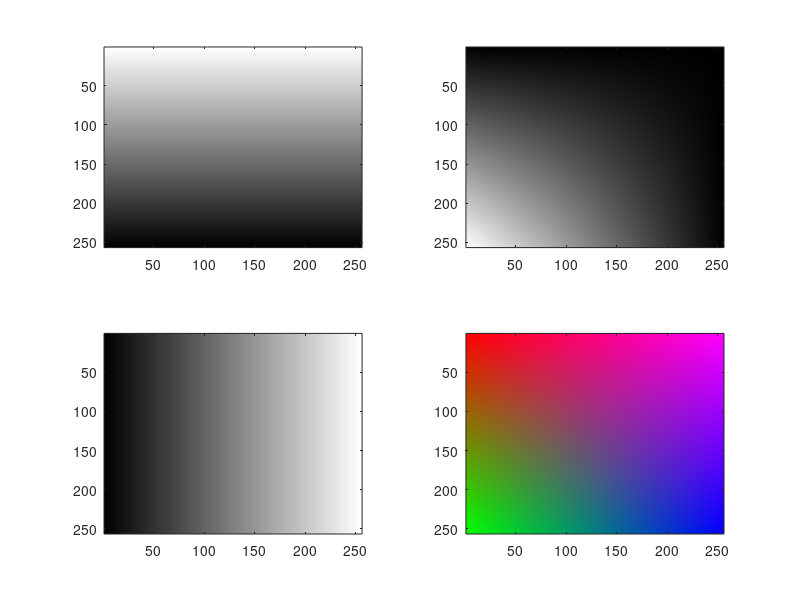

This chart was generated by the following MATLAB code:
%This script will create an image that has a color gradien running from red
%to green, then to blue, and then to purple and is unbalanced.

%{Ben Hagenau, CSCI 1320, SID:105932529, lab 4, section 302%}
%last edited 2-19-16

%preallocate matrix x
clear all; clc
x=zeros(256,256,3);

%Layer 2: multiplication of two seperate matrices one running from light to
%dark from bottom to top and the other running light to dark from left to
%right.
b=zeros(256,256,3);
for i=(1:256)
    b(:,i,2)=1-((i-1)/255);
end
r=zeros(256,256,3);
for i=(1:256)
    r(i,:,2)=0+((i-1)/255);   
end
x=r.*b;
%Layer 1: all columns in each row hold the same value. Row values start from
%one and runs to zero from left to right.
for i=1:256;
    x(i,:,1)=1-((i-1)/255);
end


%Layer 3: all rows in each column hold the same value. Column values start from
%zero and one to zero from left to right.
for j=1:256;
    x(:,j,3)=0+((j-1)/255);
end
%produce composite image and plot it on a sub-plot.
subplot(2,2,4)
imagesc(x)

%create the red layer as its own image in gray scale for display.
r=zeros(256,256,3);
for i=(1:256)
    r(i,:,1)=1-((i-1)/255);
    r(i,:,2)=1-((i-1)/255);
    r(i,:,3)=1-((i-1)/255);
    
end
%produce red layer as a gray scale image and plot it on a sub-plot.
subplot(2,2,1)
imagesc(r);

%create the green layer as its own image in gray scale for display.
b=zeros(256,256,3);
for i=(1:256)
    b(:,i,1)=1-((i-1)/255);
    b(:,i,2)=1-((i-1)/255);
    b(:,i,3)=1-((i-1)/255);
end
r=zeros(256,256,3);
for i=(1:256)
    r(i,:,1)=0+((i-1)/255);
    r(i,:,2)=0+((i-1)/255);
    r(i,:,3)=0+((i-1)/255);
    
end
g=r.*b;
%produce green layer as a gray scale image and plot it on a sub-plot.
subplot(2,2,2)
imagesc(g)

%create the blue layer as its own image in gray scale for display.
b=zeros(256,256,3);
for i=(1:256)
    b(:,i,1)=0+((i-1)/255);
    b(:,i,2)=0+((i-1)/255);
    b(:,i,3)=0+((i-1)/255);
end
%produce the blue layer as a gray scale image and plot it on a sub-plot.
subplot(2,2,3)
imagesc(b);
